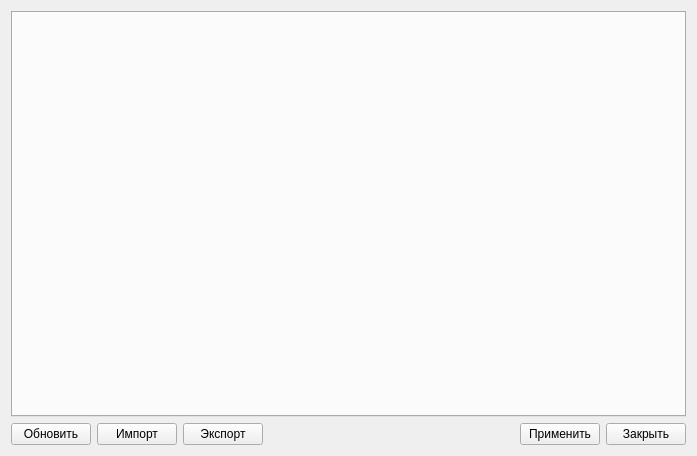
<?xml version="1.0" encoding="UTF-8"?>
<ui version="4.0">
 <class>PET_bos_main_page</class>
 <widget class="QWidget" name="PET_bos_main_page">
  <property name="geometry">
   <rect>
    <x>0</x>
    <y>0</y>
    <width>697</width>
    <height>456</height>
   </rect>
  </property>
  <property name="windowTitle">
   <string>Dialog</string>
  </property>
  <layout class="QVBoxLayout" name="verticalLayout">
   <item>
    <widget class="QTabWidget" name="tabWidget">
     <property name="currentIndex">
      <number>-1</number>
     </property>
    </widget>
   </item>
   <item>
    <layout class="QHBoxLayout" name="horizontalLayout">
     <item>
      <widget class="QPushButton" name="btn_refresh">
       <property name="text">
        <string>Обновить</string>
       </property>
      </widget>
     </item>
     <item>
      <widget class="QPushButton" name="btn_import">
       <property name="text">
        <string>Импорт</string>
       </property>
      </widget>
     </item>
     <item>
      <widget class="QPushButton" name="btn_export">
       <property name="text">
        <string>Экспорт</string>
       </property>
      </widget>
     </item>
     <item>
      <spacer name="horizontalSpacer">
       <property name="orientation">
        <enum>Qt::Horizontal</enum>
       </property>
       <property name="sizeHint" stdset="0">
        <size>
         <width>40</width>
         <height>20</height>
        </size>
       </property>
      </spacer>
     </item>
     <item>
      <widget class="QPushButton" name="btn_apply">
       <property name="text">
        <string>Применить</string>
       </property>
      </widget>
     </item>
     <item>
      <widget class="QPushButton" name="btn_close">
       <property name="text">
        <string>Закрыть</string>
       </property>
      </widget>
     </item>
    </layout>
   </item>
  </layout>
 </widget>
 <resources/>
 <connections/>
</ui>
